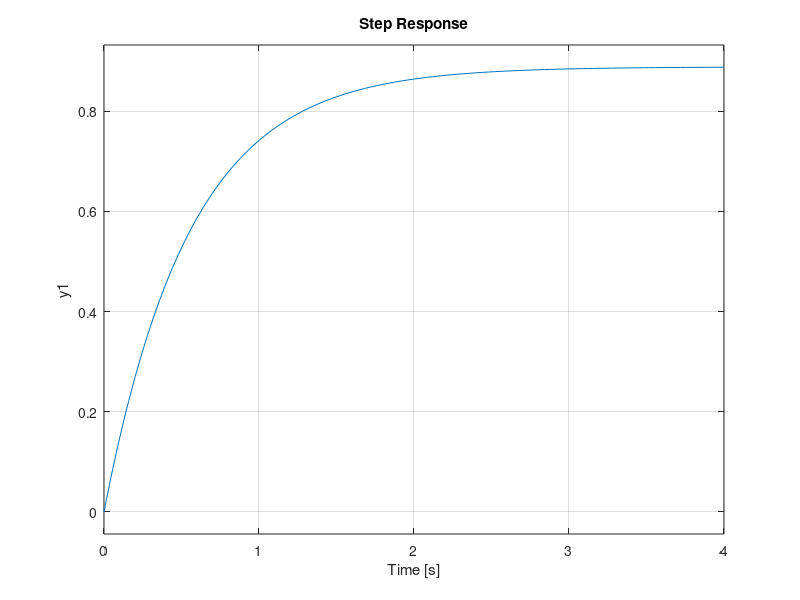

The MATLAB script that drew this image:
plant = tf([2], [5 1]);
controller = tf([4], [1]);
open_loop = series(controller, plant)
closed_loop = feedback(open_loop, 1)
step(closed_loop)
